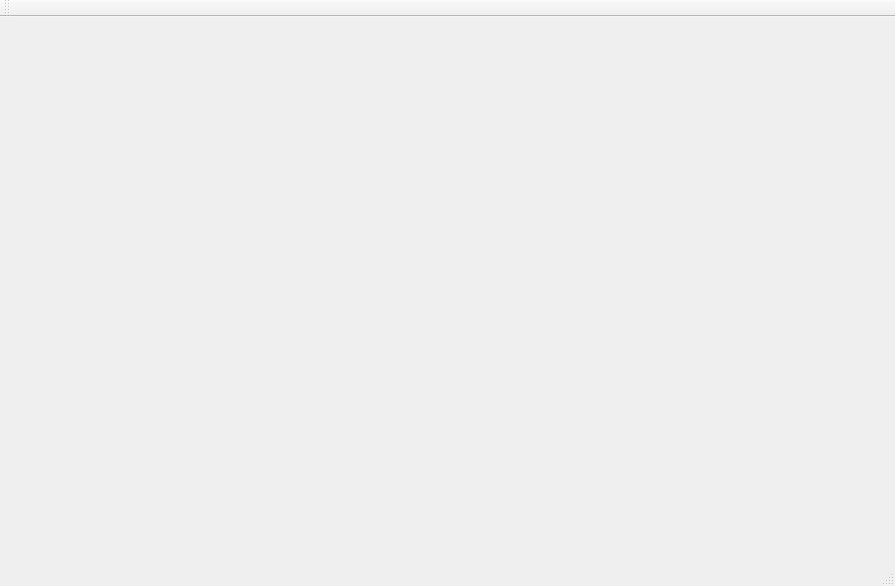
<?xml version="1.0" encoding="UTF-8"?>
<ui version="4.0">
 <class>MainWindow</class>
 <widget class="QMainWindow" name="MainWindow">
  <property name="geometry">
   <rect>
    <x>0</x>
    <y>0</y>
    <width>895</width>
    <height>586</height>
   </rect>
  </property>
  <property name="windowTitle">
   <string>MainWindow</string>
  </property>
  <widget class="QWidget" name="centralWidget"/>
  <widget class="QMenuBar" name="menuBar">
   <property name="geometry">
    <rect>
     <x>0</x>
     <y>0</y>
     <width>895</width>
     <height>25</height>
    </rect>
   </property>
  </widget>
  <widget class="QToolBar" name="mainToolBar">
   <attribute name="toolBarArea">
    <enum>TopToolBarArea</enum>
   </attribute>
   <attribute name="toolBarBreak">
    <bool>false</bool>
   </attribute>
  </widget>
  <widget class="QStatusBar" name="statusBar"/>
 </widget>
 <layoutdefault spacing="6" margin="11"/>
 <resources/>
 <connections/>
</ui>
